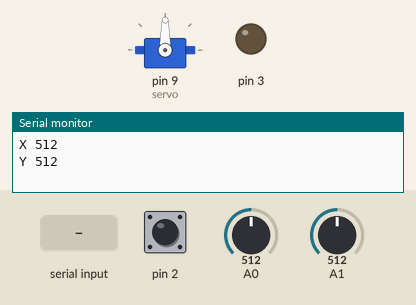
The sketch below on a simulated Arduino Uno, built with avr-gcc and run on an emulated ATmega328P. Parts: servo, output pins drawn as LEDs (lit = HIGH), the last lines printed to the serial monitor. Inputs (shaded band) come from the test bench; at power-on: pin 2 HIGH, A0 = 512, A1 = 512.

Above: at 1.2 s.
1.3 s: "SERVO \n" received over Serial
At 2.0 s:
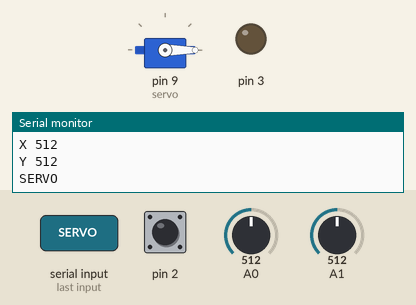
5.9 s: "SERVO 90\n" received over Serial
At 6.8 s:
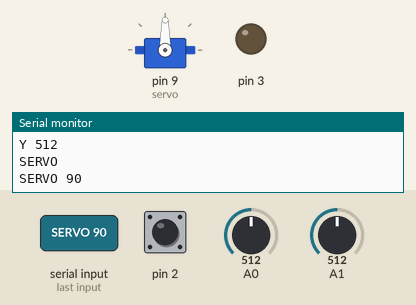
Timing chart, 0 to 8.4 s (numbered marks = the images above; inputs shaded):
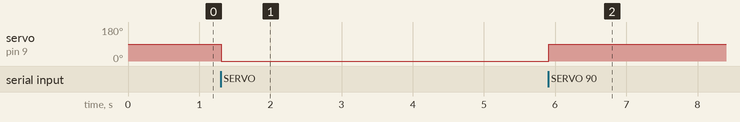

Measured:
- after the input at 1.3 s, servo on pin 9 (servo): 90° → 0° at once
- after the input at 5.9 s, servo on pin 9 (servo): 0° → 90° at once

The sketch:

MatlabAppDesigner.ino
```cpp
// C++ code
//
#include <Servo.h>

Servo servo;

String inputString;
bool stringComplete;

bool buttonWasPressed;
bool buttonIsPressed;

int joystickX;
int joystickY;
int lastJoystickX;
int lastJoystickY;

const int JOYSTICK_THRESHOLD = 10;

void setup()
{
  pinMode(2, INPUT_PULLUP);
  pinMode(3, OUTPUT);
  pinMode(9, OUTPUT);
  Serial.begin(9600);
  inputString.reserve(200);
  servo.attach(9);
}

void loop()
{
  buttonIsPressed = !digitalRead(2);
  if(buttonIsPressed && !buttonWasPressed){
    Serial.println("B");
  }
  buttonWasPressed = buttonIsPressed;

  joystickX = analogRead(0);
  if(abs(joystickX-lastJoystickX)>=JOYSTICK_THRESHOLD){
    Serial.println("X "+String(joystickX));
    lastJoystickX = joystickX;
  }

  joystickY = analogRead(1);
  if(abs(joystickY-lastJoystickY)>=JOYSTICK_THRESHOLD){
    Serial.println("Y "+String(joystickY));
    lastJoystickY = joystickY;
  }

  if (stringComplete) {
    handleMessage();

    inputString = "";
    stringComplete = false;
  }
}


void serialEvent() {
  while (Serial.available()) {
    char inChar = (char)Serial.read();
    if (inChar == 10) {
      inputString.toUpperCase();
      stringComplete = true;
    }else if(inChar == 13){
      //pass
    }else{
      inputString += inChar;
    }
  }
}

void handleMessage() {
  Serial.println(inputString);

  if(inputString.startsWith("LED ")){
    String input = inputString.substring(4);
    if(input.equals("ON")){
      digitalWrite(3,HIGH);
    }
    if(input.equals("OFF")){
      digitalWrite(3,LOW);
    }
  }
  if(inputString.startsWith("SERVO ")){
    int deg = inputString.substring(6).toInt();
    servo.write(deg);
  }
}
```
